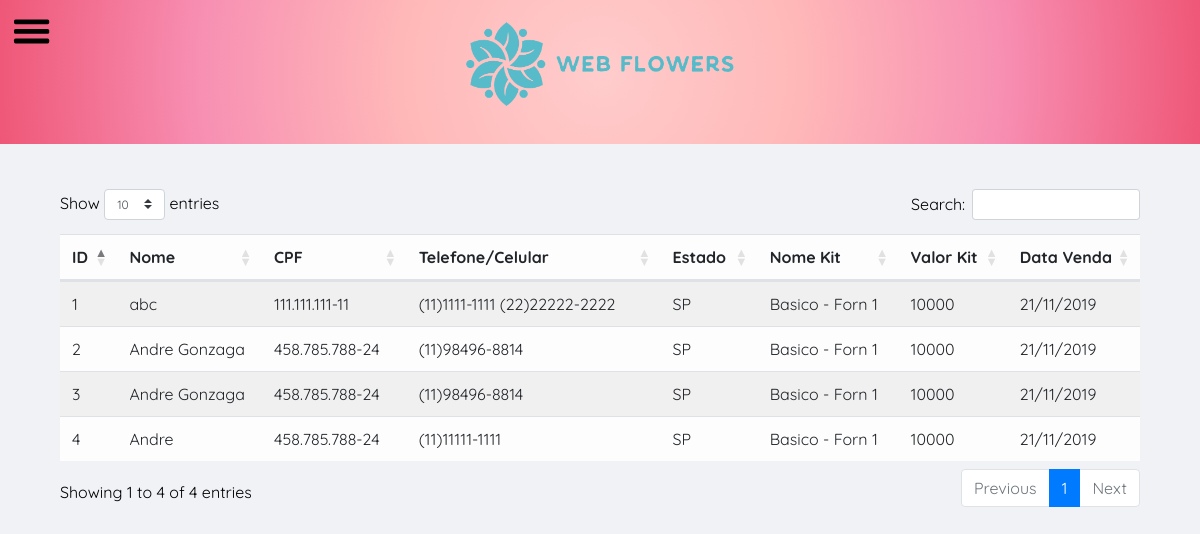
Screenshot of /indexWeb.php (signed in) with the database file from the repository.
### tables this page shows
CREATE TABLE `tb_venda`  (
  `COD_VENDA` int(11) NOT NULL AUTO_INCREMENT,
  `COD_CLIENTE` int(11) NOT NULL,
  `COD_KIT` int(11) NOT NULL,
  `COD_FORN` int(11) NOT NULL,
  `DATA_VENDA` datetime(0) NOT NULL DEFAULT CURRENT_TIMESTAMP(0) ON UPDATE CURRENT_TIMESTAMP(0),
  `VALOR_VENDA` varchar(255) NOT NULL,
  `ENDERECO_ENTREGA` varchar(255) NULL DEFAULT NULL,
  `DATA_EVENTO` datetime(0) NULL DEFAULT NULL,
  PRIMARY KEY (`COD_VENDA`) USING BTREE
);

CREATE TABLE `tb_cliente`  (
  `COD_CLIENTE` int(11) NOT NULL AUTO_INCREMENT,
  `NOME_CLIENTE` varchar(100) NOT NULL,
  `RG_CLIENTE` char(12) NOT NULL,
  `CPF_CLIENTE` char(14) NOT NULL,
  `RUA_CLIENTE` varchar(255) NOT NULL,
  `NUM_CLIENTE` varchar(10) NOT NULL,
  `BAIRRO_CLIENTE` varchar(255) NOT NULL,
  `CIDADE_CLIENTE` varchar(255) NOT NULL,
  `ESTADO_CLIENTE` char(2) NOT NULL,
  `EMAIL_CLIENTE` varchar(255) NOT NULL,
  `TEL_CLIENTE` char(13) NULL DEFAULT NULL,
  `CEL_CLIENTE` varchar(14) NOT NULL,
  `DATA_NASC_CLIENTE` date NOT NULL,
  `DATA_CAD_CLIENTE` datetime(0) NOT NULL DEFAULT CURRENT_TIMESTAMP(0) ON UPDATE CURRENT_TIMESTAMP(0),
  `CEP_CLIENTE` char(9) NOT NULL,
  `COMPLEMENTO_CLIENTE` varchar(255) NULL DEFAULT NULL,
  PRIMARY KEY (`COD_CLIENTE`) USING BTREE
);

CREATE TABLE `tb_kit`  (
  `COD_KIT` int(11) NOT NULL AUTO_INCREMENT,
  `NOME_KIT` varchar(255) NOT NULL,
  `COD_FORN` int(11) NOT NULL,
  `DES_KIT` text NOT NULL,
  PRIMARY KEY (`COD_KIT`) USING BTREE
);

### indexWebCorpo.php (the view, shortened to what this page needs)
<div id="consAtendimento" class="container" style="background: transparent; border:none; padding: 15px; font-family: 'Quicksand', sans-serif; color: black;">
            <div class="container">
                <table id="tabelaAtendimento" class="table table-light table-hover table-striped" style="">
                    <thead>
                        <tr>
                        <th scope="col">ID</th>
                        <th scope="col">Nome</th>
                        <th scope="col">CPF</th>
                        <th scope="col">Telefone/Celular</th>
                        <th scope="col">Estado</th>
                        <th scope="col">Nome Kit</th>
                        <th scope="col">Valor Kit</th>
                        <th scope="col">Data Venda</th>
                        </tr>
                    </thead>
                    <?php
                        $selectAtendimento = "SELECT
                        tb_venda.COD_VENDA,
                        tb_kit.NOME_KIT,
                        tb_cliente.NOME_CLIENTE,
                        tb_cliente.CPF_CLIENTE,
                        tb_cliente.CEL_CLIENTE,
                        tb_cliente.TEL_CLIENTE,
                        tb_venda.VALOR_VENDA,
                        tb_venda.DATA_VENDA,
                        tb_cliente.ESTADO_CLIENTE
                        FROM
                        tb_venda
                        INNER JOIN tb_kit ON tb_kit.COD_KIT = tb_venda.COD_KIT
                        INNER JOIN tb_forn ON tb_forn.COD_FORN = tb_venda.COD_FORN
                        INNER JOIN tb_cliente ON tb_cliente.COD_CLIENTE = tb_venda.COD_CLIENTE";
                        $Matriz = $conexao->prepare($selectAtendimento);
                        $Matriz->execute();
                        while ($Linha = $Matriz->fetch(PDO::FETCH_OBJ)){
                            $data = date("d/m/Y", strtotime($Linha->DATA_VENDA));
                    ?>
                            <tr>
                                <td><?=$Linha->COD_VENDA?>
                                <td><?=$Linha->NOME_CLIENTE?>
                                <td><?=$Linha->CPF_CLIENTE?>
                                <td><?=$Linha->TEL_CLIENTE. "\n" .$Linha->CEL_CLIENTE?>
                                <td><?=$Linha->ESTADO_CLIENTE?>
                                <td><?=$Linha->NOME_KIT?>
                                <td><?=$Linha->VALOR_VENDA?>
                                <td><?=$data?>
                            </tr>
                    <?php
                        }
                    ?>
                </table>
            </div>
        </div>

### indexWeb.php (shortened to what this page needs)
<?php
    include "conexao.php";
?>
<html lang="pt-br">
    <head>
        <link rel="stylesheet" href="https://stackpath.bootstrapcdn.com/bootstrap/4.1.3/css/bootstrap.min.css">
        <link rel="stylesheet" href="https://use.fontawesome.com/releases/v5.8.1/css/all.css">
        <link href="https://cdnjs.cloudflare.com/ajax/libs/twitter-bootstrap/4.1.3/css/bootstrap.css" rel="stylesheet">
        <link href="https://cdn.datatables.net/1.10.20/css/dataTables.bootstrap4.min.css" rel="stylesheet">
    </head>
    <body style="background: #f1f2f6;" id="corpo">
        <div class="col-sm-4 col-md-3 sidebar" style="position: absolute; z-index: 100; margin-top: 15px; background: transparent;" >
            <div class="mini-submenu">
                <span class="icon-bar"></span>
                <span class="icon-bar"></span>
                <span class="icon-bar"></span>
            </div>
        </div>
        <div class="container-fluid col-sm-12" style="background: radial-gradient(circle, #ffcccc, #ffb8b8, #f78fb3, #ef5777); padding: 5px 0 5px; 5px;" id="header">
            <p class="text-center"><img class="col-sm-3" id="logo" class="img-fluid" src="images/logoWebFlowers.png" style="padding: 15px;"></p>
        </div>
        <div class="container" style="background: transparent; border:none; padding: 15px; font-family: 'Quicksand', sans-serif; color: black;">
        </div>
		<?php
        if(!isset($_GET['page']) || empty($_GET['page'])){
            include 'indexWebCorpo.php';
        }
        else if(isset($_GET['page'])){
            include verificaPagina($_GET['page']);
        }
        ?>
    </body>
</html>

### indexWeb.php (style rules this page uses)
.mini-submenu { display:block; background-color: rgba(0, 0, 0, 0); padding: 5px; position: absolute; width: 30px; transition: all 0.15s linear; border: none; transform: scale(1.6); }
.mini-submenu .icon-bar { border-radius: 1px; display: block; height: 3px; width: 22px; margin-top: 3px; }
.mini-submenu .icon-bar { background-color: #000; }

### rows the page displays
tb_venda: COD_VENDA "1", COD_CLIENTE.NOME_CLIENTE "abc", COD_CLIENTE.CPF_CLIENTE "111.111.111-11", COD_CLIENTE.TEL_CLIENTE "(11)1111-1111", COD_CLIENTE.CEL_CLIENTE "(22)22222-2222", COD_CLIENTE.ESTADO_CLIENTE "SP", COD_KIT.NOME_KIT "Basico - Forn 1", VALOR_VENDA "10000", DATA_VENDA "21/11/2019"
tb_venda: COD_VENDA "2", COD_CLIENTE.NOME_CLIENTE "Andre Gonzaga", COD_CLIENTE.CPF_CLIENTE "458.785.788-24", COD_CLIENTE.CEL_CLIENTE "(11)98496-8814", COD_CLIENTE.ESTADO_CLIENTE "SP", COD_KIT.NOME_KIT "Basico - Forn 1", VALOR_VENDA "10000", DATA_VENDA "21/11/2019"
tb_venda: COD_VENDA "3", COD_CLIENTE.NOME_CLIENTE "Andre Gonzaga", COD_CLIENTE.CPF_CLIENTE "458.785.788-24", COD_CLIENTE.CEL_CLIENTE "(11)98496-8814", COD_CLIENTE.ESTADO_CLIENTE "SP", COD_KIT.NOME_KIT "Basico - Forn 1", VALOR_VENDA "10000", DATA_VENDA "21/11/2019"
tb_venda: COD_VENDA "4", COD_CLIENTE.NOME_CLIENTE "Andre", COD_CLIENTE.CPF_CLIENTE "458.785.788-24", COD_CLIENTE.CEL_CLIENTE "(11)11111-1111", COD_CLIENTE.ESTADO_CLIENTE "SP", COD_KIT.NOME_KIT "Basico - Forn 1", VALOR_VENDA "10000", DATA_VENDA "21/11/2019"
